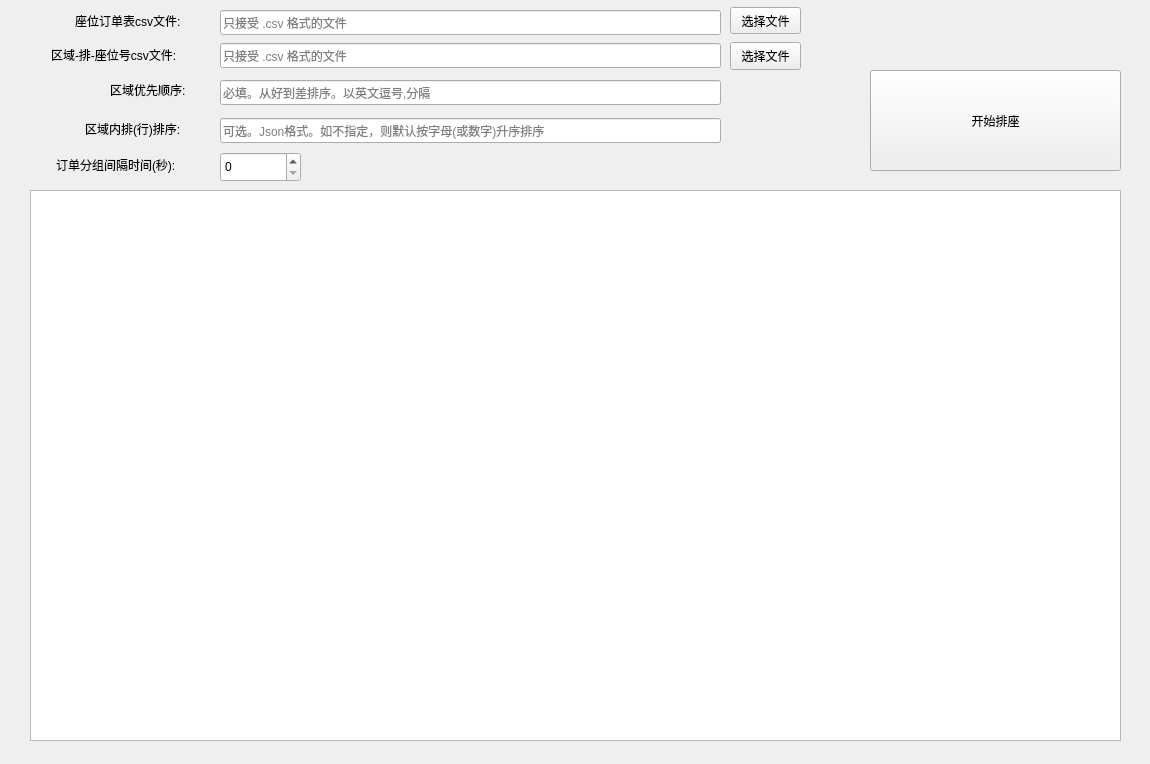
<?xml version="1.0" encoding="UTF-8"?>
<ui version="4.0">
 <class>Widget</class>
 <widget class="QWidget" name="Widget">
  <property name="geometry">
   <rect>
    <x>0</x>
    <y>0</y>
    <width>1150</width>
    <height>764</height>
   </rect>
  </property>
  <property name="windowTitle">
   <string>Form</string>
  </property>
  <widget class="QPushButton" name="btnOpenOrdersFile">
   <property name="geometry">
    <rect>
     <x>730</x>
     <y>7</y>
     <width>71</width>
     <height>27</height>
    </rect>
   </property>
   <property name="text">
    <string>选择文件</string>
   </property>
  </widget>
  <widget class="QLineEdit" name="leOrdersFilePath">
   <property name="geometry">
    <rect>
     <x>220</x>
     <y>10</y>
     <width>501</width>
     <height>25</height>
    </rect>
   </property>
   <property name="readOnly">
    <bool>true</bool>
   </property>
   <property name="placeholderText">
    <string>只接受 .csv 格式的文件</string>
   </property>
  </widget>
  <widget class="QLabel" name="label">
   <property name="geometry">
    <rect>
     <x>75</x>
     <y>12</y>
     <width>141</width>
     <height>17</height>
    </rect>
   </property>
   <property name="text">
    <string>座位订单表csv文件:</string>
   </property>
  </widget>
  <widget class="QLabel" name="label_2">
   <property name="geometry">
    <rect>
     <x>51</x>
     <y>45</y>
     <width>161</width>
     <height>20</height>
    </rect>
   </property>
   <property name="text">
    <string>区域-排-座位号csv文件:</string>
   </property>
  </widget>
  <widget class="QLineEdit" name="leAreaSeatsFilePath">
   <property name="geometry">
    <rect>
     <x>220</x>
     <y>43</y>
     <width>501</width>
     <height>25</height>
    </rect>
   </property>
   <property name="readOnly">
    <bool>true</bool>
   </property>
   <property name="placeholderText">
    <string>只接受 .csv 格式的文件</string>
   </property>
  </widget>
  <widget class="QPushButton" name="btnOpenAreaSeatsFile">
   <property name="geometry">
    <rect>
     <x>730</x>
     <y>42</y>
     <width>71</width>
     <height>28</height>
    </rect>
   </property>
   <property name="text">
    <string>选择文件</string>
   </property>
  </widget>
  <widget class="QPushButton" name="btnStartArrangeSeats">
   <property name="geometry">
    <rect>
     <x>870</x>
     <y>70</y>
     <width>251</width>
     <height>101</height>
    </rect>
   </property>
   <property name="text">
    <string>开始排座</string>
   </property>
  </widget>
  <widget class="LogTextEdit" name="teLog">
   <property name="geometry">
    <rect>
     <x>30</x>
     <y>190</y>
     <width>1091</width>
     <height>551</height>
    </rect>
   </property>
  </widget>
  <widget class="QLabel" name="label_3">
   <property name="geometry">
    <rect>
     <x>110</x>
     <y>80</y>
     <width>101</width>
     <height>20</height>
    </rect>
   </property>
   <property name="text">
    <string>区域优先顺序:</string>
   </property>
  </widget>
  <widget class="QLineEdit" name="leAreaSorts">
   <property name="geometry">
    <rect>
     <x>220</x>
     <y>80</y>
     <width>501</width>
     <height>25</height>
    </rect>
   </property>
   <property name="placeholderText">
    <string>必填。从好到差排序。以英文逗号,分隔</string>
   </property>
  </widget>
  <widget class="QLineEdit" name="leSpecialAreaRowSorts">
   <property name="geometry">
    <rect>
     <x>220</x>
     <y>118</y>
     <width>501</width>
     <height>25</height>
    </rect>
   </property>
   <property name="placeholderText">
    <string>可选。Json格式。如不指定，则默认按字母(或数字)升序排序</string>
   </property>
  </widget>
  <widget class="QLabel" name="label_4">
   <property name="geometry">
    <rect>
     <x>85</x>
     <y>120</y>
     <width>121</width>
     <height>17</height>
    </rect>
   </property>
   <property name="text">
    <string>区域内排(行)排序:</string>
   </property>
  </widget>
  <widget class="QLabel" name="label_5">
   <property name="geometry">
    <rect>
     <x>56</x>
     <y>150</y>
     <width>161</width>
     <height>30</height>
    </rect>
   </property>
   <property name="text">
    <string>订单分组间隔时间(秒):</string>
   </property>
  </widget>
  <widget class="QSpinBox" name="spinBoxOrderGroupGasSeconds">
   <property name="geometry">
    <rect>
     <x>220</x>
     <y>152</y>
     <width>81</width>
     <height>30</height>
    </rect>
   </property>
   <property name="suffix">
    <string/>
   </property>
   <property name="minimum">
    <number>0</number>
   </property>
   <property name="maximum">
    <number>99999</number>
   </property>
   <property name="value">
    <number>0</number>
   </property>
  </widget>
 </widget>
 <customwidgets>
  <customwidget>
   <class>LogTextEdit</class>
   <extends>QTextEdit</extends>
   <header>logtextedit</header>
  </customwidget>
 </customwidgets>
 <resources/>
 <connections/>
</ui>
